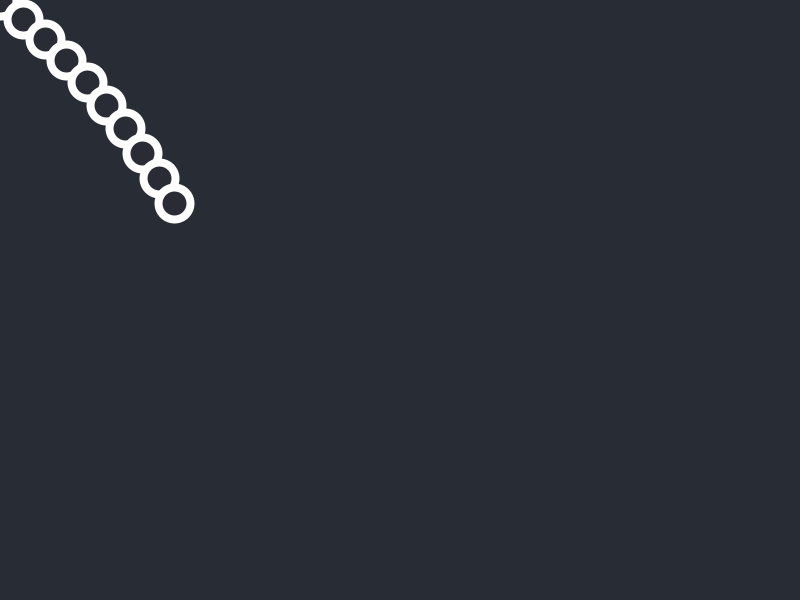
Frame 1 (no input)
Frame 60 (the mouse pressed at the canvas centre just before this capture): identical to frame 1, image omitted
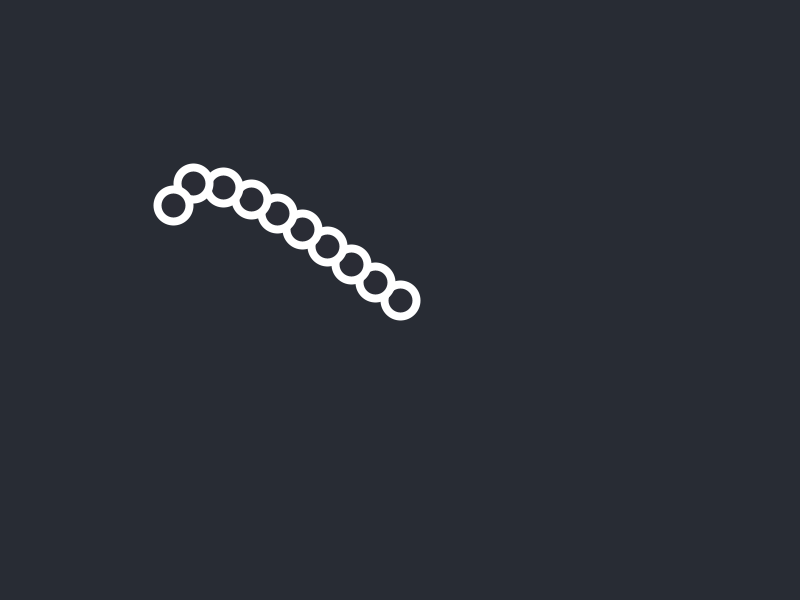
Frame 120 (the mouse held since frame 60 and released just before this capture)

The Processing sketch that drew these frames (run headless with seeded random() and noise(); from frame 60 on, the mouse is pressed at the canvas centre):

// Processing sketch: JustChain
// ── JustChain.pde
// Constrain the vector to be at a certain range of the anchor
PVector constrainDistance(PVector pos, PVector anchor, float constraint) {
  return PVector.add(anchor, PVector.sub(pos, anchor).setMag(constraint));
}

// Constrain the angle to be within a certain range of the anchor
float constrainAngle(float angle, float anchor, float constraint) {
  if (abs(relativeAngleDiff(angle, anchor)) <= constraint) {
    return simplifyAngle(angle);
  }

  if (relativeAngleDiff(angle, anchor) > constraint) {
    return simplifyAngle(anchor - constraint);
  }

  return simplifyAngle(anchor + constraint);
}

// i.e. How many radians do you need to turn the angle to match the anchor?
float relativeAngleDiff(float angle, float anchor) {
  // Since angles are represented by values in [0, 2pi), it's helpful to rotate
  // the coordinate space such that PI is at the anchor. That way we don't have
  // to worry about the "seam" between 0 and 2pi.
  angle = simplifyAngle(angle + PI - anchor);
  anchor = PI;

  return anchor - angle;
}

// Simplify the angle to be in the range [0, 2pi)
float simplifyAngle(float angle) {
  while (angle >= TWO_PI) {
    angle -= TWO_PI;
  }

  while (angle < 0) {
    angle += TWO_PI;
  }

  return angle;
}

class Chain {
  ArrayList<PVector> joints;
  int linkSize; // Space between joints

  // Only used in non-FABRIK resolution
  ArrayList<Float> angles;
  float angleConstraint; // Max angle diff between two adjacent joints, higher = loose, lower = rigid

  Chain(PVector origin, int jointCount, int linkSize) {
    this(origin, jointCount, linkSize, TWO_PI);
  }

  Chain(PVector origin, int jointCount, int linkSize, float angleConstraint) {
    this.linkSize = linkSize;
    this.angleConstraint = angleConstraint;
    joints = new ArrayList<>(); // Assumed to be >= 2, otherwise it wouldn't be much of a chain
    angles = new ArrayList<>();
    joints.add(origin.copy());
    angles.add(0f);
    for (int i = 1; i < jointCount; i++) {
      joints.add(PVector.add(joints.get(i - 1), new PVector(0, this.linkSize)));
      angles.add(0f);
    }
  }

  void resolve(PVector pos) {
    angles.set(0, PVector.sub(pos, joints.get(0)).heading());
    joints.set(0, pos);
    for (int i = 1; i < joints.size(); i++) {
      float curAngle = PVector.sub(joints.get(i - 1), joints.get(i)).heading();
      angles.set(i, constrainAngle(curAngle, angles.get(i - 1), angleConstraint));
      joints.set(i, PVector.sub(joints.get(i - 1), PVector.fromAngle(angles.get(i)).setMag(linkSize)));
    }
  }

  void fabrikResolve(PVector pos, PVector anchor) {
    // Forward pass
    joints.set(0, pos);
    for (int i = 1; i < joints.size(); i++) {
      joints.set(i, constrainDistance(joints.get(i), joints.get(i-1), linkSize));
    }

    // Backward pass
    joints.set(joints.size() - 1, anchor);
    for (int i = joints.size() - 2; i >= 0; i--) {
      joints.set(i, constrainDistance(joints.get(i), joints.get(i+1), linkSize));
    }
  }

  void display() {
    strokeWeight(8);
    stroke(255);
    for (int i = 0; i < joints.size() - 1; i++) {
      PVector startJoint = joints.get(i);
      PVector endJoint = joints.get(i + 1);
      line(startJoint.x, startJoint.y, endJoint.x, endJoint.y);
    }

    fill(42, 44, 53);
    for (PVector joint : joints) {
      ellipse(joint.x, joint.y, 32, 32);
    }
  }
}

Chain chain;

void setup() {
  size(800, 600);
  chain = new Chain(new PVector(width/2, height/2), 10, 30);
}

void draw() {
  background(40, 44, 52);

  // Resolve toward mouse
  PVector target = new PVector(mouseX, mouseY);
  chain.resolve(target);

  chain.display();
}
